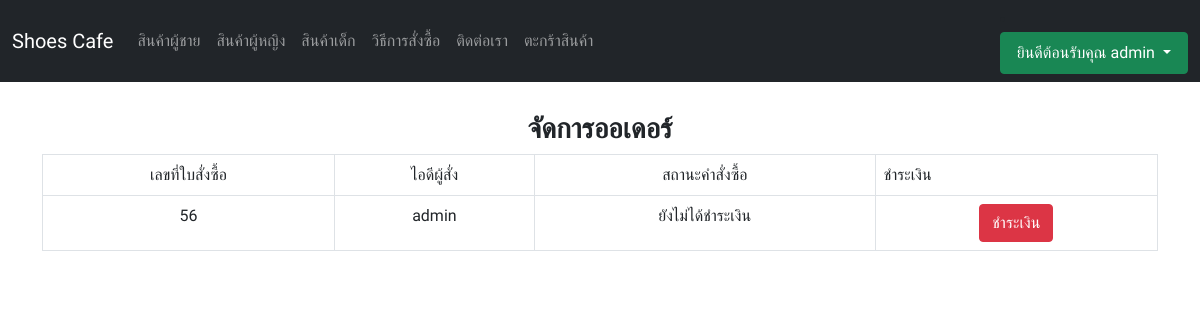
Screenshot of /ShoesWebapp/order_detail_member.php?order_id=56 (signed in) with the database file from the repository.
### tables this page shows
CREATE TABLE `order_head` (
  `order_id` int(255) NOT NULL,
  `order_name` varchar(255) NOT NULL,
  `order_address` varchar(255) NOT NULL,
  `order_email` varchar(255) NOT NULL,
  `order_phone` int(255) NOT NULL,
  `order_total` int(255) NOT NULL,
  `order_status` varchar(255) NOT NULL,
  `order_owner` varchar(255) NOT NULL
);

### ShoesWebapp/order_detail_member.php (the view, shortened to what this page needs)
<?php
    include_once 'database.php';
    $order_id = $_GET['order_id'];
        $search = "SELECT * FROM order_head WHERE order_id = $order_id";
        $resultserach = mysqli_query($conn,$search);
        $rowsearch = mysqli_fetch_array($resultserach);
      $User_Username =  $_SESSION['Username'];
      $sql = "SELECT * FROM order_head WHERE order_owner = '$User_Username' && order_id = $order_id";
      $result = mysqli_query($conn,$sql);
    $sqlPostcode = "SELECT * FROM postcode_detail WHERE order_id = $order_id";
    $resultPostcode = mysqli_query($conn,$sqlPostcode);
    $rowPostcode = mysqli_fetch_array($resultPostcode);
?>
<!DOCTYPE html>
<html lang="en">
<head>
    <link href="https://cdn.jsdelivr.net/npm/bootstrap@5.0.2/dist/css/bootstrap.min.css" rel="stylesheet">
    <link rel="stylesheet" href="./css/style.css">
</head>
<body>
<nav class="navbar navbar-expand-lg navbar-dark  bg-dark">
    <div class="container-fluid">
        <a class="navbar-brand" href="./index.php">Shoes Cafe</a>
        <div class="collapse navbar-collapse" id="navbarSupportedContent">
        <ul class="navbar-nav me-auto mb-2 mb-lg-0">
            <li class="nav-item">
            <a class="nav-link" href="./men.php">สินค้าผู้ชาย</a>
            </li>
            <li class="nav-item">
            <a class="nav-link" href="./women.php">สินค้าผู้หญิง</a>
            </li>
            <li class="nav-item">
            <a class="nav-link" href="./kid.php">สินค้าเด็ก</a>
            </li>
            <li class="nav-item">
                <a class="nav-link" href="./howtobuy.php">วิธีการสั่งซื้อ</a>
            </li>
            <?php
                if(!empty($_SESSION['Username'])){
            ?>
            <li class="nav-item">
                <a class="nav-link" href="./contract.php">ติดต่อเรา</a>
            </li>
            <li class="nav-item">
                <a class="nav-link" href="./cart.php">ตะกร้าสินค้า</a>
            </li>
            <?php
                }
            ?>
        </ul>
        <div class="d-flex">
            <?php if(!empty($_SESSION['Username'])){ ?>
            <li class="nav-item dropdown ">
                <a  style="text-decoration:none;color:white" class="nav-link btn btn-success dropdown-toggle" href="#" id="navbarDropdown" role="button" data-bs-toggle="dropdown" aria-expanded="false">
                ยินดีต้อนรับคุณ
                    <?php
                        if(!empty($_SESSION['Username'])){
                            echo $_SESSION['Username'];
                        }
                        else {
                        }
                    ?>
                    </a>
            </li>
            <?php } ?>
        </div>
        </div>
    </div>
    </nav>
    <section>
        <div class="container">
            <div class="row">
                <form action="" method="POST">
                    <table class="table table-bordered">
                        <center><h3><b>จัดการออเดอร์</b></h3></center>
                        <tr>
                            <td align='center'>เลขที่ใบสั่งซื้อ</td>
                            <td align='center'>ไอดีผู้สั่ง</td>
                            <td align='center'>สถานะคำสั่งซื้อ</td>
                            <?php if($rowsearch['order_status'] == 'พัสดุถูกจัดส่งเรียบร้อย') { ?>
                                <td align='center'>เลขที่พัสดุ</td>
                                <td align='center'>ใบสั่งซื้อสินค้า</td>
                            <?php }if($rowsearch['order_status'] == 'ชำระเงินสำเร็จ') {?>
                                <td align='left'>ใบสั่งซื้อสินค้า</td>
                            <?php }if($rowsearch['order_status'] == 'ยังไม่ได้ชำระเงิน') {?>
                                <td align='left'>ชำระเงิน</td>
                            <?php }?>
                        </tr>
                        <?php
                            while($row = mysqli_fetch_array($result, MYSQLI_ASSOC)){
                        ?>
                        <tr>
                            <td align='center'><?php echo $row['order_id']; ?></td>
                            <td align='center'><?php echo $row['order_owner'];?></td>
                            <td align='center'><?php echo $row['order_status'];?></td>
                            <?php if($rowsearch['order_status'] == 'พัสดุถูกจัดส่งเรียบร้อย') { ?>
                                <td align='center'><p style="color:red"><b><?php echo $rowPostcode['postcode_code'];?></b></p></td>
                                <td align='center'><a style="color:green" href="./receipt.php?order_id=<?php echo $row['order_id']; ?>">ใบเสร็จสินค้า</a></td>
                            <?php }if($rowsearch['order_status'] == 'ชำระเงินสำเร็จ') {?>
                                <td align='center'><a style="color:green" href="./receipt.php?order_id=<?php echo $row['order_id']; ?>">ใบเสร็จสินค้า</a></td>
                            <?php }if($rowsearch['order_status'] == 'ยังไม่ได้ชำระเงิน'){?>
                                <td align='center'><a class="btn btn-danger" href="./payment.php?order_id=<?php echo $row['order_id']; ?>">ชำระเงิน</a></td>
                            <?php } ?>
                        </tr>
                        <?php
                            }
                        ?>
                    </table>
                </form>
            </div>
        </div>
    </section>
</body>
</html>

### ShoesWebapp/css/style.css (style rules this page uses)
* { margin: 0; padding: 0; box-sizing: border-box; font-family: "Prompt", sans-serif; }
a { text-decoration: none; }
section { margin-top: 30px; margin-bottom: 30px; }
.nav-link { text-decoration: none; color: white; }

### rows the page displays
order_head: order_id "56", order_owner "admin", order_status "ยังไม่ได้ชำระเงิน"

### other values shown
$_SESSION['Username'] "admin"
